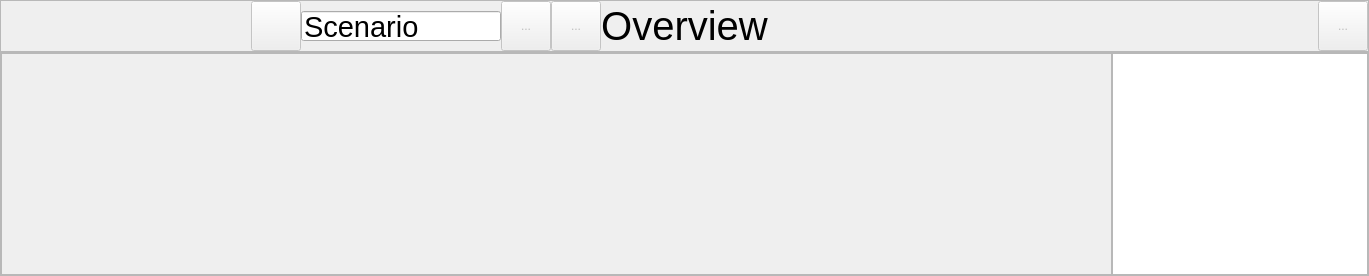
      <widget class="QWidget" name="overview">
       <layout class="QVBoxLayout" name="verticalLayout" stretch="0,0">
        <property name="spacing">
         <number>0</number>
        </property>
        <property name="leftMargin">
         <number>0</number>
        </property>
        <property name="topMargin">
         <number>0</number>
        </property>
        <property name="rightMargin">
         <number>0</number>
        </property>
        <property name="bottomMargin">
         <number>0</number>
        </property>
        <item>
         <widget class="QFrame" name="toolbar_overview">
          <property name="sizePolicy">
           <sizepolicy hsizetype="Preferred" vsizetype="Fixed">
            <horstretch>0</horstretch>
            <verstretch>0</verstretch>
           </sizepolicy>
          </property>
          <property name="minimumSize">
           <size>
            <width>0</width>
            <height>0</height>
           </size>
          </property>
          <property name="maximumSize">
           <size>
            <width>16777215</width>
            <height>16777215</height>
           </size>
          </property>
          <property name="sizeIncrement">
           <size>
            <width>0</width>
            <height>0</height>
           </size>
          </property>
          <property name="frameShape">
           <enum>QFrame::StyledPanel</enum>
          </property>
          <property name="frameShadow">
           <enum>QFrame::Plain</enum>
          </property>
          <property name="lineWidth">
           <number>0</number>
          </property>
          <layout class="QHBoxLayout" name="horizontalLayout" stretch="0,0,0,0,0,1,0,1,0,0">
           <property name="spacing">
            <number>0</number>
           </property>
           <property name="leftMargin">
            <number>0</number>
           </property>
           <property name="topMargin">
            <number>0</number>
           </property>
           <property name="rightMargin">
            <number>0</number>
           </property>
           <property name="bottomMargin">
            <number>0</number>
           </property>
           <item>
            <spacer name="leftSpacer250">
             <property name="orientation">
              <enum>Qt::Horizontal</enum>
             </property>
             <property name="sizeType">
              <enum>QSizePolicy::Fixed</enum>
             </property>
             <property name="sizeHint" stdset="0">
              <size>
               <width>250</width>
               <height>50</height>
              </size>
             </property>
            </spacer>
           </item>
           <item>
            <widget class="ToolButton" name="tool_scenarios">
             <property name="enabled">
              <bool>false</bool>
             </property>
             <property name="minimumSize">
              <size>
               <width>50</width>
               <height>50</height>
              </size>
             </property>
             <property name="sizeIncrement">
              <size>
               <width>0</width>
               <height>0</height>
              </size>
             </property>
             <property name="baseSize">
              <size>
               <width>50</width>
               <height>50</height>
              </size>
             </property>
             <property name="text">
              <string/>
             </property>
             <property name="icon">
              <iconset resource="osdria_app.qrc">
               <normaloff>:/icons/img/scenarios_select@2x.png</normaloff>
               <disabledoff>:/icons/img/scenarios_normal@2x.png</disabledoff>:/icons/img/scenarios_select@2x.png</iconset>
             </property>
             <property name="iconSize">
              <size>
               <width>30</width>
               <height>30</height>
              </size>
             </property>
             <property name="toolButtonStyle">
              <enum>Qt::ToolButtonIconOnly</enum>
             </property>
            </widget>
           </item>
           <item>
            <widget class="PropertyEdit" name="scenario_select">
             <property name="sizePolicy">
              <sizepolicy hsizetype="Fixed" vsizetype="Fixed">
               <horstretch>0</horstretch>
               <verstretch>0</verstretch>
              </sizepolicy>
             </property>
             <property name="minimumSize">
              <size>
               <width>200</width>
               <height>30</height>
              </size>
             </property>
             <property name="maximumSize">
              <size>
               <width>200</width>
               <height>30</height>
              </size>
             </property>
             <property name="font">
              <font>
               <family>Arial</family>
               <pointsize>22</pointsize>
              </font>
             </property>
             <property name="locale">
              <locale language="English" country="Germany"/>
             </property>
             <property name="text">
              <string>Scenario</string>
             </property>
             <property name="readOnly">
              <bool>true</bool>
             </property>
             <property name="clearButtonEnabled">
              <bool>false</bool>
             </property>
            </widget>
           </item>
           <item>
            <widget class="ToolButton" name="tool_run">
             <property name="enabled">
              <bool>false</bool>
             </property>
             <property name="minimumSize">
              <size>
               <width>50</width>
               <height>50</height>
              </size>
             </property>
             <property name="baseSize">
              <size>
               <width>50</width>
               <height>50</height>
              </size>
             </property>
             <property name="locale">
              <locale language="English" country="Germany"/>
             </property>
             <property name="text">
              <string>...</string>
             </property>
             <property name="icon">
              <iconset resource="osdria_app.qrc">
               <normaloff>:/icons/img/run_select@2x.png</normaloff>
               <disabledoff>:/icons/img/run_normal@2x.png</disabledoff>:/icons/img/run_select@2x.png</iconset>
             </property>
             <property name="iconSize">
              <size>
               <width>30</width>
               <height>30</height>
              </size>
             </property>
            </widget>
           </item>
           <item>
            <widget class="ToolButton" name="tool_export">
             <property name="enabled">
              <bool>false</bool>
             </property>
             <property name="minimumSize">
              <size>
               <width>50</width>
               <height>50</height>
              </size>
             </property>
             <property name="text">
              <string>...</string>
             </property>
             <property name="icon">
              <iconset resource="osdria_app.qrc">
               <normaloff>:/icons/img/export_select@2x.png</normaloff>
               <disabledoff>:/icons/img/export_normal@2x.png</disabledoff>:/icons/img/export_select@2x.png</iconset>
             </property>
             <property name="iconSize">
              <size>
               <width>30</width>
               <height>30</height>
              </size>
             </property>
            </widget>
           </item>
           <item>
            <spacer name="leftSpacerOverview">
             <property name="orientation">
              <enum>Qt::Horizontal</enum>
             </property>
             <property name="sizeHint" stdset="0">
              <size>
               <width>0</width>
               <height>50</height>
              </size>
             </property>
            </spacer>
           </item>
           <item>
            <widget class="QLabel" name="title_overview">
             <property name="minimumSize">
              <size>
               <width>0</width>
               <height>50</height>
              </size>
             </property>
             <property name="maximumSize">
              <size>
               <width>16777215</width>
               <height>16777215</height>
              </size>
             </property>
             <property name="font">
              <font>
               <family>Arial</family>
               <pointsize>30</pointsize>
               <weight>50</weight>
               <bold>false</bold>
              </font>
             </property>
             <property name="lineWidth">
              <number>0</number>
             </property>
             <property name="text">
              <string>Overview</string>
             </property>
             <property name="alignment">
              <set>Qt::AlignCenter</set>
             </property>
             <property name="textInteractionFlags">
              <set>Qt::NoTextInteraction</set>
             </property>
            </widget>
           </item>
           <item>
            <spacer name="rightSpacerOverview">
             <property name="orientation">
              <enum>Qt::Horizontal</enum>
             </property>
             <property name="sizeHint" stdset="0">
              <size>
               <width>0</width>
               <height>50</height>
              </size>
             </property>
            </spacer>
           </item>
           <item>
            <spacer name="rightSpace550">
             <property name="orientation">
              <enum>Qt::Horizontal</enum>
             </property>
             <property name="sizeType">
              <enum>QSizePolicy::Fixed</enum>
             </property>
             <property name="sizeHint" stdset="0">
              <size>
               <width>550</width>
               <height>50</height>
              </size>
             </property>
            </spacer>
           </item>
           <item>
            <widget class="ToolButton" name="tool_sidebar_overview">
             <property name="enabled">
              <bool>false</bool>
             </property>
             <property name="minimumSize">
              <size>
               <width>50</width>
               <height>50</height>
              </size>
             </property>
             <property name="maximumSize">
              <size>
               <width>16777215</width>
               <height>16777215</height>
              </size>
             </property>
             <property name="text">
              <string>...</string>
             </property>
             <property name="icon">
              <iconset resource="osdria_app.qrc">
               <normaloff>:/icons/img/sidebar_select@2x.png</normaloff>
               <disabledoff>:/icons/img/sidebar_normal@2x.png</disabledoff>:/icons/img/sidebar_select@2x.png</iconset>
             </property>
             <property name="iconSize">
              <size>
               <width>30</width>
               <height>30</height>
              </size>
             </property>
             <property name="checkable">
              <bool>false</bool>
             </property>
             <property name="checked">
              <bool>false</bool>
             </property>
            </widget>
           </item>
          </layout>
         </widget>
        </item>
        <item>
         <widget class="QFrame" name="main_overview">
          <property name="frameShape">
           <enum>QFrame::StyledPanel</enum>
          </property>
          <property name="frameShadow">
           <enum>QFrame::Plain</enum>
          </property>
          <property name="lineWidth">
           <number>0</number>
          </property>
          <layout class="QHBoxLayout" name="horizontalLayout_2">
           <property name="spacing">
            <number>0</number>
           </property>
           <property name="leftMargin">
            <number>0</number>
           </property>
           <property name="topMargin">
            <number>0</number>
           </property>
           <property name="rightMargin">
            <number>0</number>
           </property>
           <property name="bottomMargin">
            <number>0</number>
           </property>
           <item>
            <widget class="QFrame" name="logo_frame">
             <property name="frameShape">
              <enum>QFrame::StyledPanel</enum>
             </property>
             <property name="frameShadow">
              <enum>QFrame::Raised</enum>
             </property>
             <property name="lineWidth">
              <number>0</number>
             </property>
             <layout class="QHBoxLayout" name="horizontalLayout_3" stretch="0,0,0">
              <property name="spacing">
               <number>0</number>
              </property>
              <property name="leftMargin">
               <number>0</number>
              </property>
              <property name="topMargin">
               <number>0</number>
              </property>
              <property name="rightMargin">
               <number>0</number>
              </property>
              <property name="bottomMargin">
               <number>0</number>
              </property>
              <item>
               <spacer name="leftSpacerLogo">
                <property name="orientation">
                 <enum>Qt::Horizontal</enum>
                </property>
                <property name="sizeHint" stdset="0">
                 <size>
                  <width>40</width>
                  <height>20</height>
                 </size>
                </property>
               </spacer>
              </item>
              <item>
               <layout class="QVBoxLayout" name="layoutLogo">
                <property name="spacing">
                 <number>0</number>
                </property>
                <item>
                 <spacer name="verticalSpacerTopLogo">
                  <property name="orientation">
                   <enum>Qt::Vertical</enum>
                  </property>
                  <property name="sizeHint" stdset="0">
                   <size>
                    <width>20</width>
                    <height>40</height>
                   </size>
                  </property>
                 </spacer>
                </item>
                <item>
                 <spacer name="verticalSpacer40">
                  <property name="orientation">
                   <enum>Qt::Vertical</enum>
                  </property>
                  <property name="sizeType">
                   <enum>QSizePolicy::Fixed</enum>
                  </property>
                  <property name="sizeHint" stdset="0">
                   <size>
                    <width>20</width>
                    <height>40</height>
                   </size>
                  </property>
                 </spacer>
                </item>
                <item>
                 <widget class="SectionSelector" name="logo">
                  <property name="sizePolicy">
                   <sizepolicy hsizetype="Expanding" vsizetype="Expanding">
                    <horstretch>0</horstretch>
                    <verstretch>0</verstretch>
                   </sizepolicy>
                  </property>
                  <property name="minimumSize">
                   <size>
                    <width>100</width>
                    <height>100</height>
                   </size>
                  </property>
                  <property name="mouseTracking">
                   <bool>true</bool>
                  </property>
                  <property name="lineWidth">
                   <number>0</number>
                  </property>
                  <property name="text">
                   <string/>
                  </property>
                  <property name="pixmap">
                   <pixmap resource="osdria_app.qrc">:/icons/img/logo_light@2x.png</pixmap>
                  </property>
                  <property name="scaledContents">
                   <bool>true</bool>
                  </property>
                  <property name="alignment">
                   <set>Qt::AlignCenter</set>
                  </property>
                 </widget>
                </item>
                <item>
                 <spacer name="verticalSpacerBottomLogo">
                  <property name="orientation">
                   <enum>Qt::Vertical</enum>
                  </property>
                  <property name="sizeHint" stdset="0">
                   <size>
                    <width>20</width>
                    <height>40</height>
                   </size>
                  </property>
                 </spacer>
                </item>
               </layout>
              </item>
              <item>
               <spacer name="rightSpacerLogo">
                <property name="orientation">
                 <enum>Qt::Horizontal</enum>
                </property>
                <property name="sizeHint" stdset="0">
                 <size>
                  <width>40</width>
                  <height>20</height>
                 </size>
                </property>
               </spacer>
              </item>
             </layout>
            </widget>
           </item>
           <item>
            <widget class="Sidebar" name="sidebar_overview">
             <property name="sizePolicy">
              <sizepolicy hsizetype="Fixed" vsizetype="Preferred">
               <horstretch>0</horstretch>
               <verstretch>0</verstretch>
              </sizepolicy>
             </property>
             <property name="minimumSize">
              <size>
               <width>0</width>
               <height>0</height>
              </size>
             </property>
             <property name="maximumSize">
              <size>
               <width>260</width>
               <height>16777215</height>
              </size>
             </property>
             <property name="baseSize">
              <size>
               <width>260</width>
               <height>0</height>
              </size>
             </property>
             <property name="styleSheet">
              <string notr="true"/>
             </property>
             <property name="frameShadow">
              <enum>QFrame::Plain</enum>
             </property>
             <property name="lineWidth">
              <number>0</number>
             </property>
             <property name="horizontalScrollBarPolicy">
              <enum>Qt::ScrollBarAlwaysOff</enum>
             </property>
             <property name="selectionMode">
              <enum>QAbstractItemView::NoSelection</enum>
             </property>
            </widget>
           </item>
          </layout>
         </widget>
        </item>
       </layout>
      </widget>
